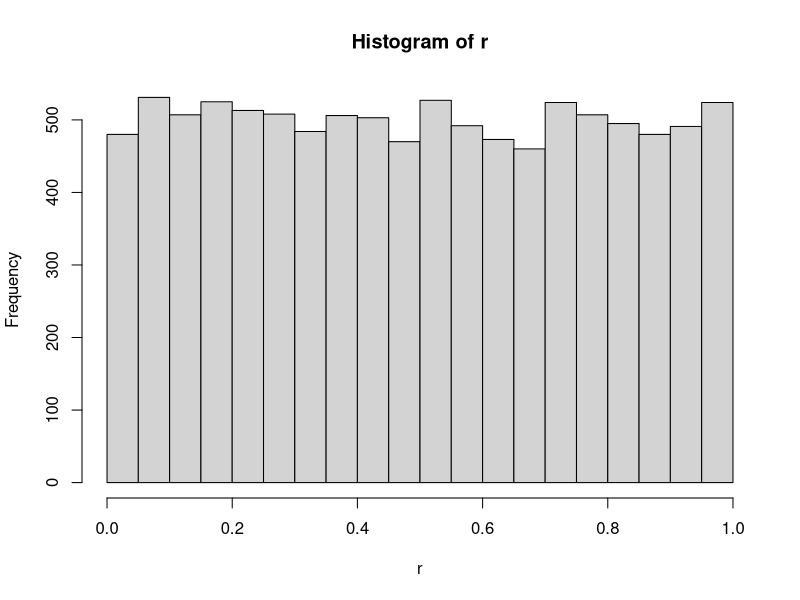
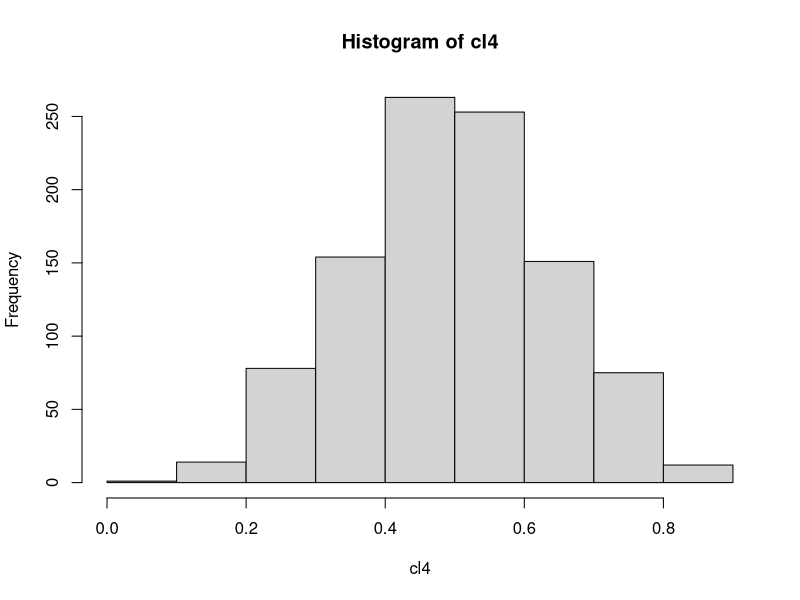
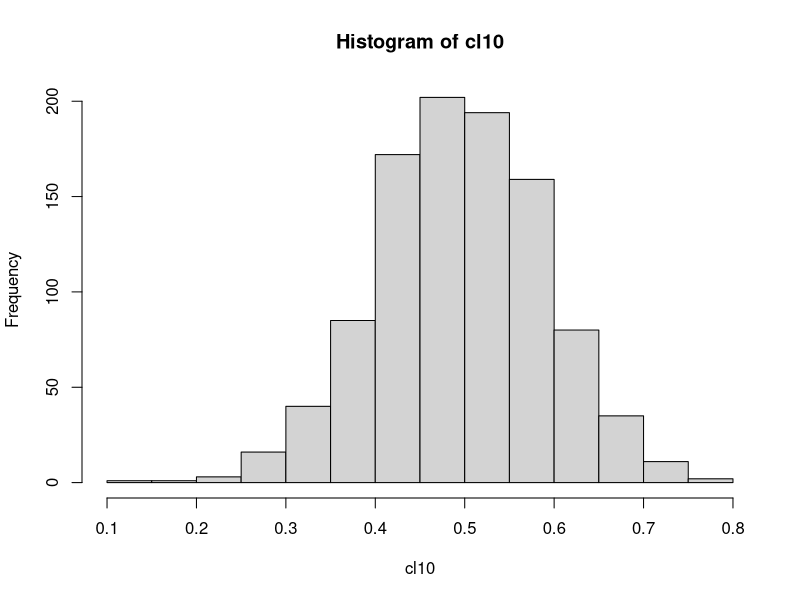
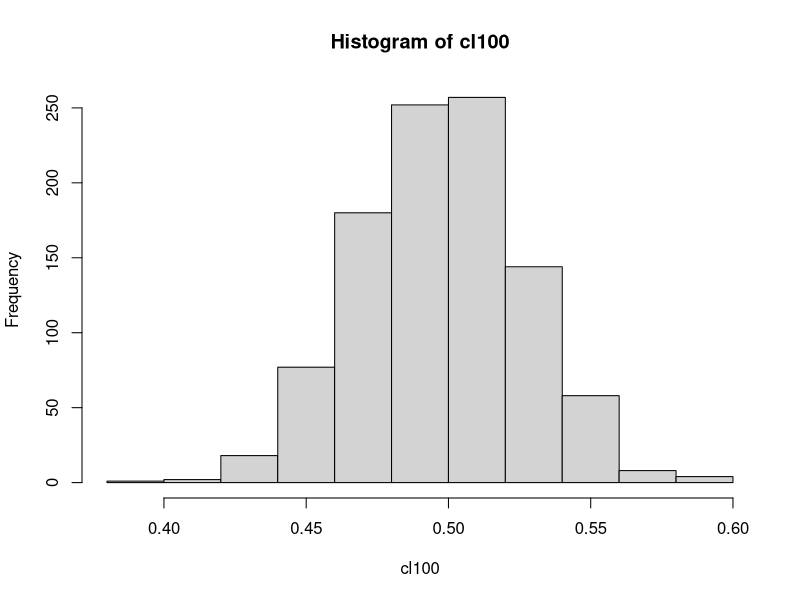

These figures' R source, in order:
# Demonstration of CLT

# Generate 10000 numbers of uniform distribution
r <- runif(10000)
hist(r)
meanr <- mean(r)
sdr <- sd(r)

# Draw three random samples from the distribution
samples1 <- sample(r, 4)
samples2 <- sample(r, 4)
samples3 <- sample(r, 4)

mean(samples1)
mean(samples2)
mean(samples3)

# Run a for loop
cl4 <- mean(sample(r, 4))
for (i in 1:1000){
  cl4 <- c(cl4, mean(sample(r, 4)))
}

hist(cl4)


cl10 <- mean(sample(r,10))

for (i in 1:1000){
  cl10 <- c(cl10, mean(sample(r,10)))
}

hist(cl10)

cl100 <- mean(sample(r,100))

for (i in 1:1000){
  cl100 <- c(cl100, mean(sample(r,100)))
}

hist(cl100)
